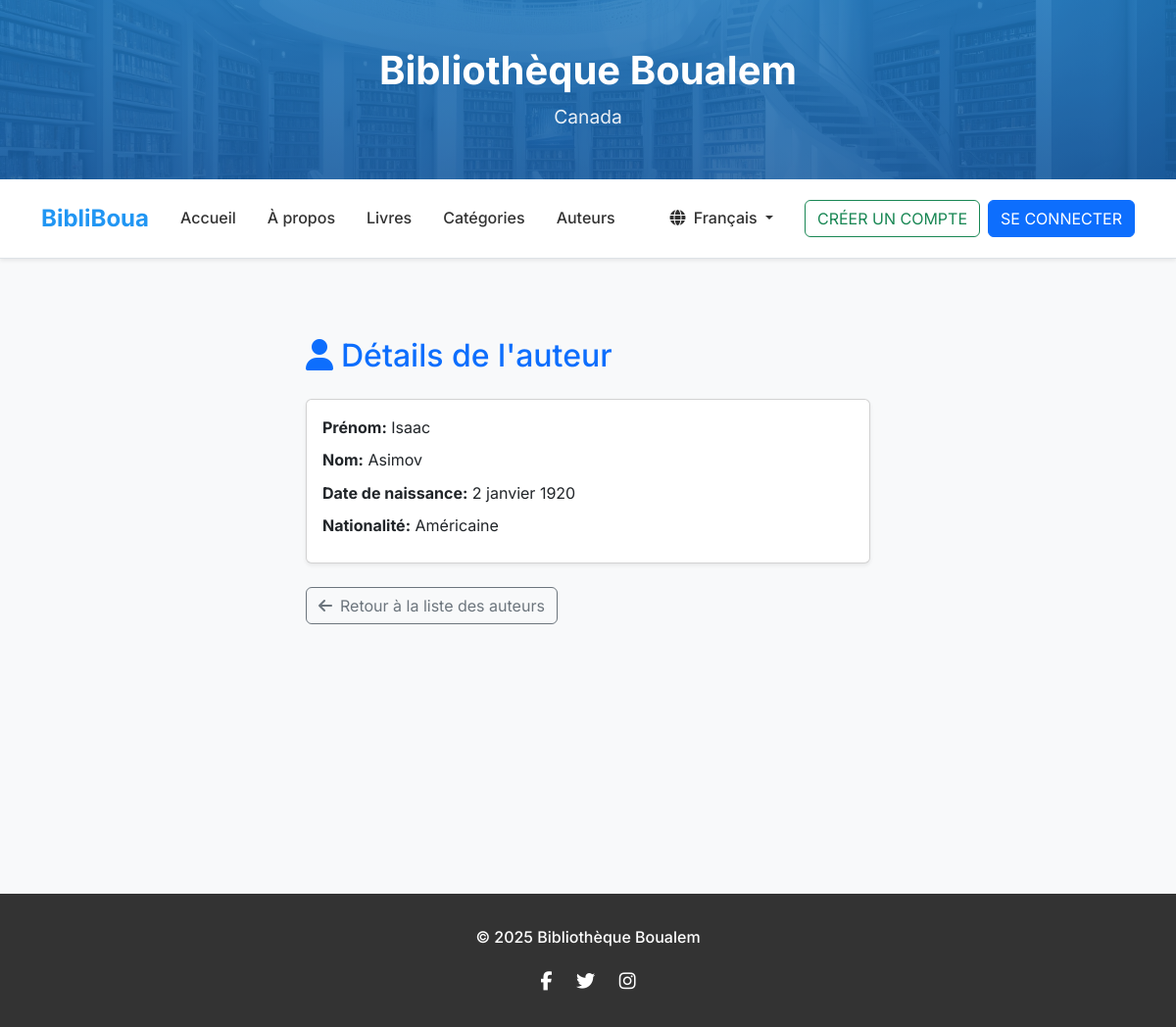
/fr/authorDetails/8/, run on the app's committed database.
### app/models.py (models this page shows, shortened)
class Author(models.Model):
  first_name = models.CharField(max_length=50,verbose_name="Prénom")
  last_name= models.CharField(max_length=50,verbose_name="Nom de famille")
  birth_date= models.DateField(verbose_name="Date de naissance",validators=[validate_not_future])
  nationality= models.CharField(max_length=50,verbose_name="Nationnalité")
  class Meta:
    ordering = ('last_name', )
    verbose_name = "auteur"
    verbose_name_plural = "auteurs"

### app/views/author_views.py (the view)
# urls.py: path('authorDetails/<int:pk>/', AuthorDetailsView.as_view(), name="author_details"),
class AuthorDetailsView(View):
    def get(self, request, pk):
        try:
            author = Author.objects.get(pk=pk)
        except Author.DoesNotExist:
            raise Http404("Auteur non trouvé")
        return render(request, 'app/author/author_details.html', {'author': author})

### app/context_processors.py (called while the page is built)
def categories_processor(request):
  return { "all_categories": Category.objects.all() }

### app/templates/app/author/author_details.html (shortened to what this page needs)
{% extends 'base.html' %}
{% load i18n %}
{% block content %}
{% load static %}
<div class="container my-5" style="max-width: 600px;">
    <h2 class="mb-4 text-primary"><i class="fas fa-user me-2"></i>{% trans "Détails de l'auteur" %}</h2>
    <div class="card shadow-sm">
        <div class="card-body">
            <p class="mb-2"><strong>{% trans "Prénom" %}:</strong> {{ author.first_name }}</p>
            <p class="mb-2"><strong>{% trans "Nom" %}:</strong> {{ author.last_name }}</p>
            <p class="mb-2"><strong>{% trans "Date de naissance" %}:</strong> {{ author.birth_date }}</p>
            <p class="mb-2"><strong>{% trans "Nationalité" %}:</strong> {{ author.nationality }}</p>
        </div>
    </div>
    <a href="{% url 'author_list' %}" class="btn btn-outline-secondary mt-4">
        <i class="fas fa-arrow-left me-2"></i>{% trans "Retour à la liste des auteurs" %}
    </a>
</div>
{% endblock %}

### static/css/styles.css (style rules this page uses)
:root { --primary-color: #2196f3; --primary-dark: #1976d2; --secondary-color: #4caf50; --text-dark: #333; --text-muted: #666; --text-light: #777; --background-light: #f8f9fa; --shadow-light: 0 2px 10px rgba(0,0,0,0.1); --shadow-medium: 0 5px 20px rgba(0,0,0,0.15); --border-radius: 8px; --border-radius-large: 15px; }
body { font-family: 'Inter', sans-serif; background-color: var(--background-light); line-height: 1.6; color: var(--text-dark); }

### static/css/base.css (style rules this page uses)
body { font-family: 'Inter', sans-serif; background-color: var(--background-light); margin: 0; color: var(--text-dark); }

### data on the page
Author: first_name "Isaac", last_name "Asimov", birth_date "2 janvier 1920", nationality "Américaine"
